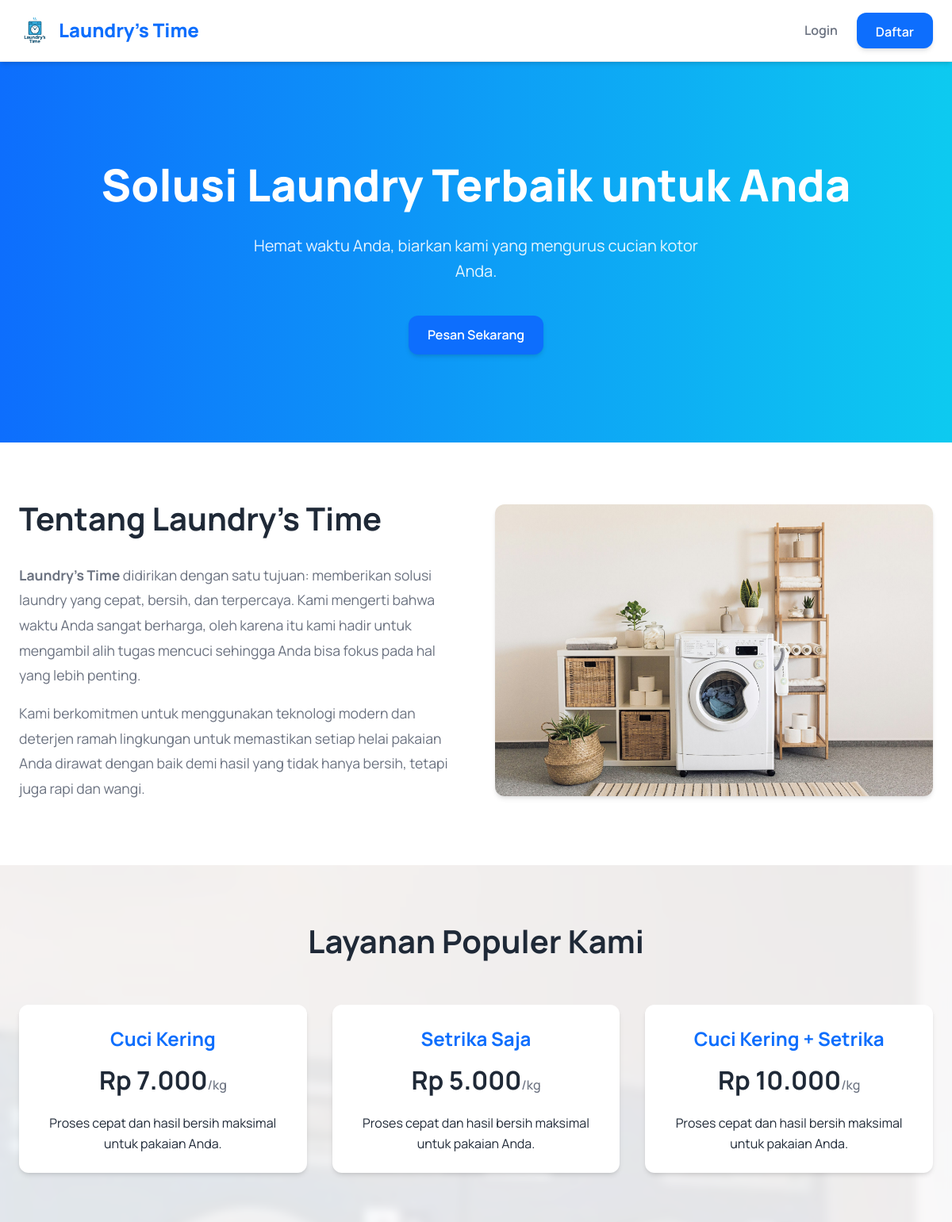
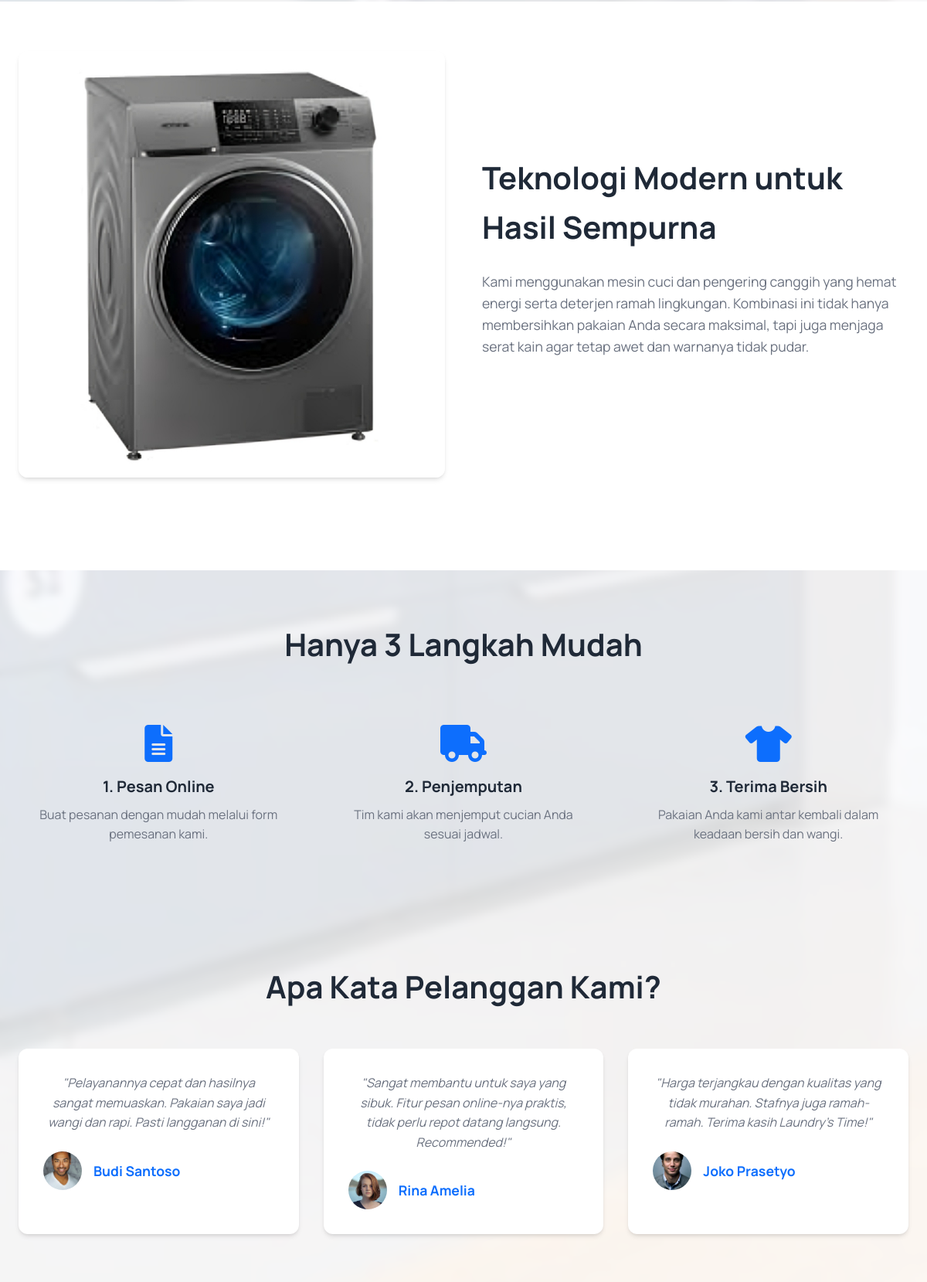
The page / (upper part) on the database its author committed (2 pictures, top to bottom).
### tables this page shows
CREATE TABLE `services` (
  `id` int(11) NOT NULL,
  `service_name` varchar(100) NOT NULL,
  `price_per_kg` decimal(10,2) NOT NULL
);

### php/core/functions.php (called while the page is built, shortened)
<?php
function check_login_status() {
    return isset($_SESSION['user_id']);
}
?>

### index.php (the view, shortened to what this page needs)
<?php
include 'php/core/db_connection.php';
include 'php/core/functions.php';
$services = $conn->query("SELECT service_name, price_per_kg FROM services ORDER BY id ASC LIMIT 3");
?>
<!DOCTYPE html>
<html lang="id">
<head>
    <link rel="stylesheet" href="assets/css/style.css">
    <link rel="stylesheet" href="https://cdnjs.cloudflare.com/ajax/libs/font-awesome/6.0.0-beta3/css/all.min.css">
</head>
<body class="bg-pattern">
    <nav class="navbar">
        <div class="container">
            <a href="index.php" class="logo">
                <img src="assets/img/logo.png" alt="Laundry's Time Icon">
                <span>Laundry's Time</span>
            </a>
            <ul>
                <?php if (check_login_status()) : ?>
                    <?php if ($_SESSION['role'] === 'admin') : ?>
                        <li><a href="php/admin/dashboard.php">Dashboard Admin</a></li>
                    <?php else : ?>
                        <li><a href="php/user/dashboard.php">Dashboard User</a></li>
                    <?php endif; ?>
                    <li><a href="php/auth/logout.php">Logout</a></li>
                <?php else : ?>
                    <li><a href="pages/login.php">Login</a></li>
                    <li><a href="pages/register.php" class="btn">Daftar</a></li>
                <?php endif; ?>
            </ul>
        </div>
    </nav>
    <header class="hero">
        <div class="hero-content">
            <h1>Solusi Laundry Terbaik untuk Anda</h1>
            <p>Hemat waktu Anda, biarkan kami yang mengurus cucian kotor Anda.</p>
            <a href="<?php echo check_login_status() ? 'php/user/order.php' : 'pages/register.php'; ?>" class="btn">Pesan Sekarang</a>
        </div>
    </header>
    <main>
        <div class="content-wrapper">
        <section id="tentang-kami" class="about-section">
            <div class="container about-grid">
                <div class="about-content">
                    <h2>Tentang Laundry's Time</h2>
                    <p><strong>Laundry's Time</strong> didirikan dengan satu tujuan: memberikan solusi laundry yang cepat, bersih, dan terpercaya. Kami mengerti bahwa waktu Anda sangat berharga, oleh karena itu kami hadir untuk mengambil alih tugas mencuci sehingga Anda bisa fokus pada hal yang lebih penting.</p>
                    <p>Kami berkomitmen untuk menggunakan teknologi modern dan deterjen ramah lingkungan untuk memastikan setiap helai pakaian Anda dirawat dengan baik demi hasil yang tidak hanya bersih, tetapi juga rapi dan wangi.</p>
                </div>
                <div class="about-image">
                    <img src="assets/img/laundry.jpeg" alt="Interior laundry yang bersih">
                </div>
            </div>
        </section>
        <section id="layanan" class="services-section">
            <div class="container">
                <h2 class="section-title">Layanan Populer Kami</h2>
                <div class="services-grid">
                    <?php if ($services && $services->num_rows > 0): ?>
                        <?php while($service = $services->fetch_assoc()): ?>
                            <div class="service-card">
                                <h3><?php echo htmlspecialchars($service['service_name']); ?></h3>
                                <p class="price">Rp <?php echo number_format($service['price_per_kg'], 0, ',', '.'); ?><span>/kg</span></p>
                                <p>Proses cepat dan hasil bersih maksimal untuk pakaian Anda.</p>
                            </div>
                        <?php endwhile; ?>
                    <?php else: ?>
                        <p>Layanan tidak tersedia saat ini.</p>
                    <?php endif; ?>
                </div>
            </div>
        </section>
        <section class="promo-section">
            <div class="container promo-grid">
                <div class="promo-image">
                    <img src="assets/img/mesin-cuci.png" alt="Mesin cuci modern">
                </div>
                <div class="promo-content">
                    <h2>Teknologi Modern untuk Hasil Sempurna</h2>
                    <p>Kami menggunakan mesin cuci dan pengering canggih yang hemat energi serta deterjen ramah lingkungan. Kombinasi ini tidak hanya membersihkan pakaian Anda secara maksimal, tapi juga menjaga serat kain agar tetap awet dan warnanya tidak pudar.</p>
                    <a href="<?php echo check_login_status() ? 'php/user/order.php' : 'pages/register.php'; ?>"Coba Layanan Kami</a>
                </div>
            </div>
        </section>
        <section class="how-it-works-section">
            <div class="container">
                <h2 class="section-title">Hanya 3 Langkah Mudah</h2>
                <div class="grid-3">
                    <div class="step-card"><div class="icon"><i class="fas fa-file-alt"></i></div><h3>1. Pesan Online</h3><p>Buat pesanan dengan mudah melalui form pemesanan kami.</p></div>
                    <div class="step-card"><div class="icon"><i class="fas fa-truck"></i></div><h3>2. Penjemputan</h3><p>Tim kami akan menjemput cucian Anda sesuai jadwal.</p></div>
                    <div class="step-card"><div class="icon"><i class="fas fa-tshirt"></i></div><h3>3. Terima Bersih</h3><p>Pakaian Anda kami antar kembali dalam keadaan bersih dan wangi.</p></div>
                </div>
            </div>
        </section>
        <section class="testimonials-section">
            <div class="container">
                <h2 class="section-title">Apa Kata Pelanggan Kami?</h2>
                <div class="grid-3">
                    <div class="testimonial-card">
                        <p>"Pelayanannya cepat dan hasilnya sangat memuaskan. Pakaian saya jadi wangi dan rapi. Pasti langganan di sini!"</p>
                        <div class="testimonial-author">
                            <img src="assets/img/pelanggan_1.jpeg" alt="Pelanggan 1">
                            <div><h4>Budi Santoso</h4></div>
                        </div>
                    </div>
                    <div class="testimonial-card">
                        <p>"Sangat membantu untuk saya yang sibuk. Fitur pesan online-nya praktis, tidak perlu repot datang langsung. Recommended!"</p>
                        <div class="testimonial-author">
                            <img src="assets/img/pelanggan_2.jpeg" alt="Pelanggan 2">
                            <div><h4>Rina Amelia</h4></div>
                        </div>
                    </div>
                    <div class="testimonial-card">
                        <p>"Harga terjangkau dengan kualitas yang tidak murahan. Stafnya juga ramah-ramah. Terima kasih Laundry's Time!"</p>
                        <div class="testimonial-author">
                            <img src="assets/img/pelanggan_3.jpeg" alt="Pelanggan 3">
                            <div><h4>Joko Prasetyo</h4></div>
                        </div>
                    </div>
                </div>
            </div>
        </section>
        </div>
    </main>
</body>
</html>

### rows shown on the page
services: service_name "Cuci Kering", price_per_kg "7.000"
services: service_name "Setrika Saja", price_per_kg "5.000"
services: service_name "Cuci Kering + Setrika", price_per_kg "10.000"
